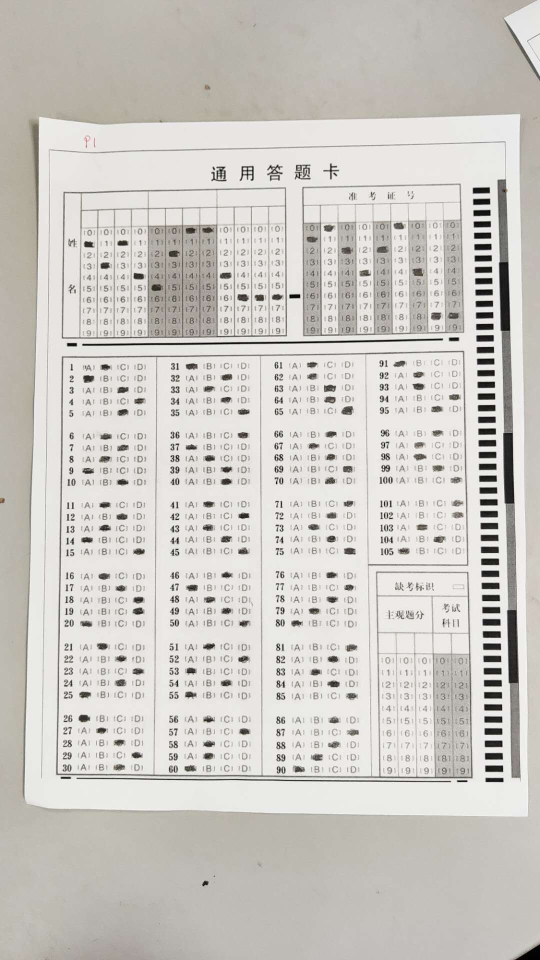
#> input picture card/1.jpg, 1080 x 1920 px (shown at 1/2 size)
$ python answerCardMain3.py   (older library calls are emulated)
#> lines starting #> are read from the running program, lines starting #| are printed output that depends on the picture; after the words box and inside, x2 and y2 are one past the last pixel; in counts of white or black regions, pixels touching at a corner belong together
#coding=utf-8
'''
file answerCardMain.py
识别答题卡主程序
'''

import cv2
import numpy as np
import os
import math
from matplotlib import pyplot as plt
from PIL import Image,ImageColor,ImageFont,ImageDraw

BASE_DIR = os.getcwd()
path_card = os.path.join(BASE_DIR,"card")
path_tmp = os.path.join(BASE_DIR,"tmp")


##在图片上添加文字
def drawXH(loc,pre):
    draw = ImageDraw.Draw(img)
    myfont = ImageFont.truetype(BASE_DIR + r'/ziti/DejaVuSans.ttf', size=40)
    mycolor = ImageColor.colormap.get('blue')
    draw.text((loc[0] , loc[1]), str(pre), font=myfont, fill=mycolor)
    return img

def drawXH2(loc,pre):
    draw = ImageDraw.Draw(img)
    myfont = ImageFont.truetype(BASE_DIR + r'/ziti/DejaVuSans.ttf', size=27)
    mycolor = ImageColor.colormap.get('blue')
    answer= ["A","B","C","D"]
    draw.text((loc[0] , loc[1]), answer[pre], font=myfont, fill=mycolor)
    return img

def StuIDRec(stuBlock,block_2,block_5,rDraw):
    ker1 = np.ones((2, 2), np.uint8)
    stuBlock1 = cv2.morphologyEx(stuBlock, cv2.MORPH_OPEN, ker1)

    ker2 = np.ones((20, 20), np.uint8)
    stuBlock2 = cv2.morphologyEx(block_2, cv2.MORPH_OPEN, ker2)

    _, contours1, hierarchy = cv2.findContours(stuBlock2, cv2.RETR_TREE, cv2.CHAIN_APPROX_SIMPLE)
    x, y, w, h = cv2.boundingRect(contours1[0])

    roi = stuBlock1[y:y+h,x-w:x+2*w]
    roi2 = block_5[y:y+h,x-w:x+2*w]

    cN = np.mean(roi, axis=0)
    cN[cN<150] = 0
    cN[cN>=150] = 1

    loca1 = []
    loca2 = []
    flag = True
    for i in range(len(cN)-1):
        flag1 = (cN[i] == 1 and cN[i+1] == 0)#下降沿
        flag2 = (cN[i] == 0 and cN[i+1] == 1)#上升沿

        if flag1 and flag:#下降沿
            loca1.append(i)
            flag = False
        if flag2 and not flag:
            loca2.append(i)
            flag = True

    num= []
    step = int((h-2) / 10)
    for j in range(len(loca1)):
        for k in range(0,10):
            blockThis = roi2[k*step+5:(k+1)*step+5,loca1[j]:loca2[j]]
            if np.sum(blockThis ) > 5000:
                num.append(k)
                cDraw = loca1[j]+50
                drawXH([cDraw+100,rDraw+30,],k)
                break

    return num

def ExamIDRec(block_2,block_5,rDraw,cBias):

    ker2 = np.ones((20, 15), np.uint8)
    stuBlock2 = cv2.morphologyEx(block_2, cv2.MORPH_OPEN, ker2)

    _, contours1, hierarchy = cv2.findContours(stuBlock2, cv2.RETR_TREE, cv2.CHAIN_APPROX_SIMPLE)

    loca1 = []
    locay = []
    locah = []
    th1 = 4
    for i in range(len(contours1)):
        x, y, w, h = cv2.boundingRect(contours1[i])
        if h > 20 and w > 20:
            locay.append(y)
            locah.append(h)
            loca1.append(x+th1)
            loca1.append(x+w-th1)

    loca1 = sorted(loca1)
    hmean = np.mean(locah)
    ymean = int(np.mean(locay))

    num = []
    step =  int((hmean) / 10)
    for j in range(len(loca1)-1):
        for k in range(10):
            blockThis=block_5[k*step+ymean:(k+1)*step+ymean,loca1[j]:loca1[j+1]]
            if np.sum(blockThis ) > 5000:
                num.append(k)
                cDraw = loca1[j] + cBias-80
                drawXH([ cDraw+80,rDraw + 40], k)
                break
    return num

def answerBlock(blockThis,block5This,xBias,yBias):
    rN = np.mean(blockThis, axis=1)
    cN = np.mean(blockThis, axis=0)
    th1 = 10
    loca = [0,len(rN),0,len(cN)]
    for r1 in range(len(rN)):
        if rN[r1] > th1 :
            loca[0] = r1
            for r2 in range(len(rN)-1,-1,-1):
                if rN[r2] > th1:
                    loca[1] = r2
                    break
            break
    for c1 in range(len(cN)):
        if cN[c1] > th1 :
            loca[2] = c1
            for c2 in range(len(cN)-1,-1,-1):
                if cN[c2] > th1:
                    loca[3] = c2
                    break
            break
    roi5This = block5This[loca[0]:loca[1],loca[2]:loca[3]]

    step = (loca[1]-loca[0]+5) // 5
    step2 = (loca[3]-loca[2]+5) // 5

    th2 = 3000
    num = []
    for i in range(0,5):
        for j in range(0,4):
            thisRoiMin = roi5This[i*step:i*step+step,(j+1)*step2:(j+1)*step2+step2]
            if np.sum(thisRoiMin) > th2 :
                num.append(j)
                cDraw = xBias
                rDraw = i*step + yBias
                drawXH2([ cDraw+185,rDraw+5], j)
                break
    return num


def AnswerRec(ansBlock,blockIm5,xBias,yBias):

    ker1 = np.ones((3, 3), np.uint8)
    ansBlock = cv2.morphologyEx(ansBlock, cv2.MORPH_OPEN, ker1)
    numBlock = ansBlock.shape[0] // 130
    step = int((ansBlock.shape[0]+20) / numBlock)
    re = cv2.cvtColor(ansBlock,cv2.COLOR_GRAY2BGR)
    th = 6
    num = []
    for i in range(0,numBlock):
        re = cv2.cvtColor(ansBlock, cv2.COLOR_GRAY2BGR)
        re[i * step:i * step + step-th,:,2]=255
        blockThis = ansBlock[i*step:i*step+step-th]
        block5This = blockIm5[i*step:i*step+step-th]
        numThis = answerBlock(blockThis,block5This,xBias,yBias+i*step)
        num += numThis
    return num

# [11 lines left out: function rotate, not called in this run]


def cardProcess(img):
    print(img.shape)
#| (1920, 1080)
    _,im1 = cv2.threshold(img,220,255,cv2.THRESH_BINARY_INV)
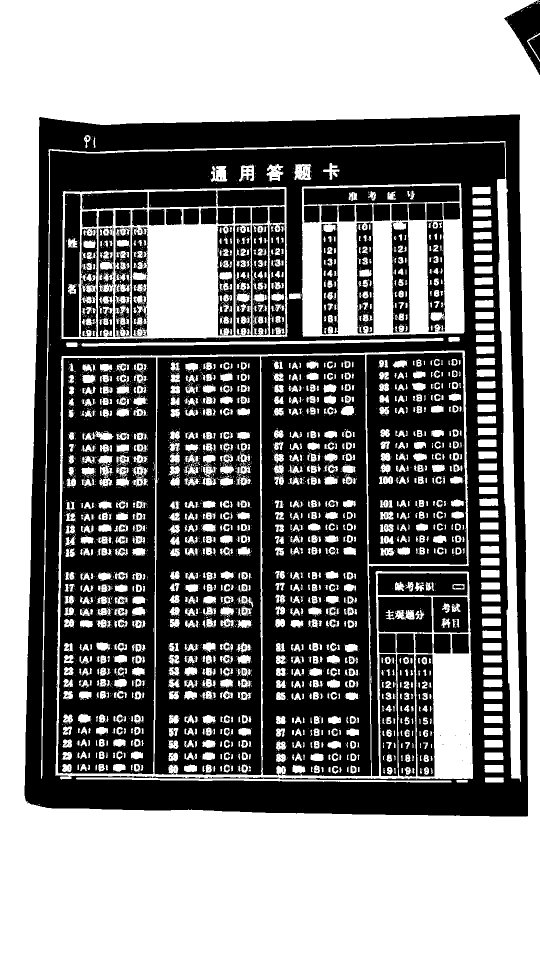
#> im1: shape (1920, 1080) (shown at 1/2 size); 52% white; 867 black regions (725 under 20 px), largest, box (x1, y1, x2, y2) and area: (49, 229, 1056, 1633) 374369, (522, 709, 742, 1552) 141876, (309, 713, 523, 1550) 134718
    _, im2 = cv2.threshold(img, 100, 255, cv2.THRESH_BINARY_INV)
#> im2: shape (1920, 1080); 3.1% white; 1587 white regions (1217 under 20 px), largest, box (x1, y1, x2, y2) and area: (1015, 1220, 1037, 1367) 2737, (1007, 865, 1029, 1008) 2642, (998, 522, 1020, 672) 2529
    im3 = cv2.adaptiveThreshold(img, 255,cv2.ADAPTIVE_THRESH_GAUSSIAN_C ,cv2.THRESH_BINARY_INV,31,5)
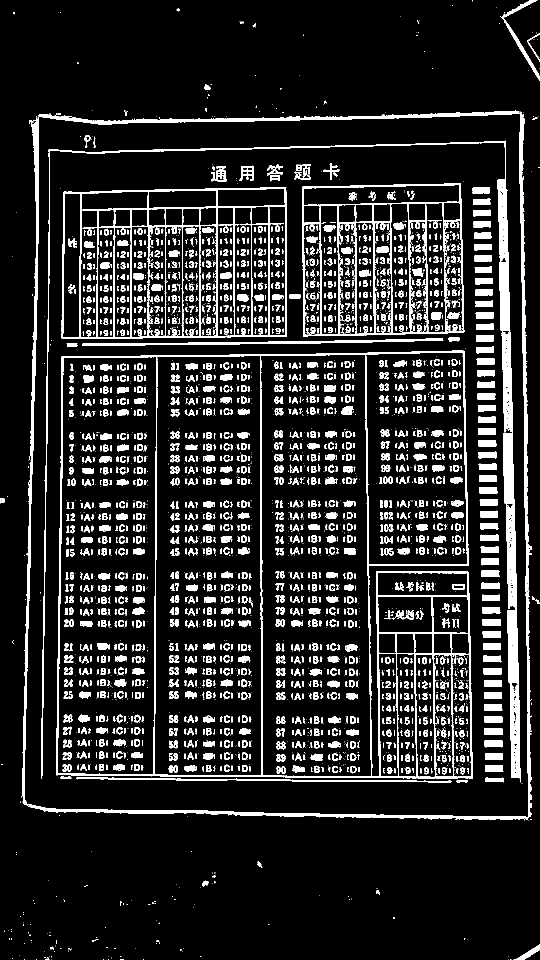
#> im3: shape (1920, 1080) (shown at 1/2 size); 13.1% white; 3903 white regions (1870 under 20 px), largest, box (x1, y1, x2, y2) and area: (44, 221, 1064, 1641) 27422, (82, 282, 1042, 1565) 25989, (112, 701, 946, 1557) 25729
    ker1 = np.ones((3,8),np.uint8)
    im4 = cv2.morphologyEx(im3,cv2.MORPH_OPEN,ker1)
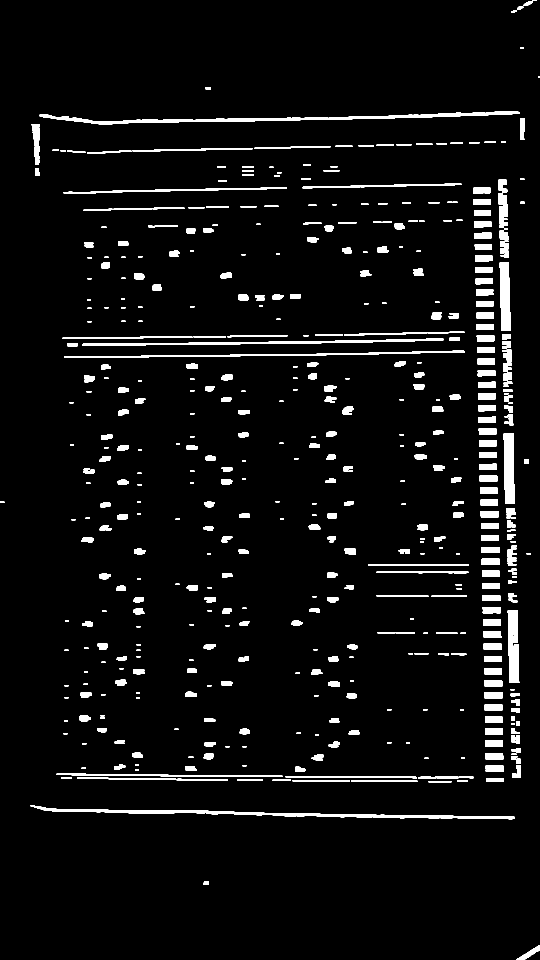
#> im4: shape (1920, 1080) (shown at 1/2 size); 5% white; 482 white regions (1 under 20 px)
    im5 = np.zeros_like(im4)
    im_result = cv2.cvtColor(img,cv2.COLOR_GRAY2BGR)
    _,contours1, hierarchy = cv2.findContours(im4,cv2.RETR_TREE,cv2.CHAIN_APPROX_SIMPLE)
#> contours1 = 503 contours, 181 with area under 20; largest, box (x1, y1, x2, y2) and area: (79, 222, 1040, 249) 4744, (61, 1610, 1029, 1639) 4356, (1015, 1220, 1039, 1366) 2648, (1007, 866, 1030, 1007) 2578, (165, 677, 887, 692) 2498
    for i in range(0,len(contours1)):
        x,y,w,h = cv2.boundingRect(contours1[i])

        block=im4[y:y+h,x:x+w]
        if 6<h<30 and 10<w<40:
            im5[y:y + h, x:x + w] = im4[y:y + h, x:x + w]
            im_result[y:y + h, x:x + w, 2] = 255
#> this loop made 503 passes
#> (x, y, w, h) on passes 1 to 3: (1032, 1891, 48, 29), (406, 1762, 12, 8), (61, 1610, 968, 29)
#> pass 1, in cardProcess, `block=im4[y:y+h,x:x+w]`:
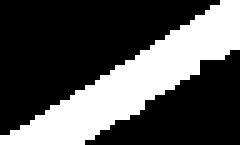
#> block: shape (29, 48) (shown 5 times larger); 32.3% white; 1 white region, box (x1, y1, x2, y2) and area: (0, 0, 48, 29) 449
#> after the loop:
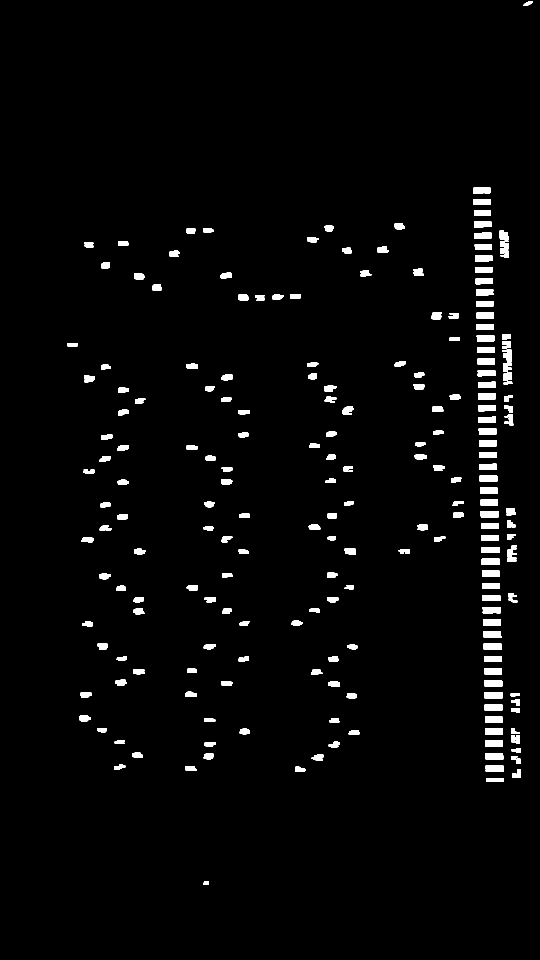
#> im5: shape (1920, 1080) (shown at 1/2 size); 2.5% white; 212 white regions (1 under 20 px)
#> after the loop:
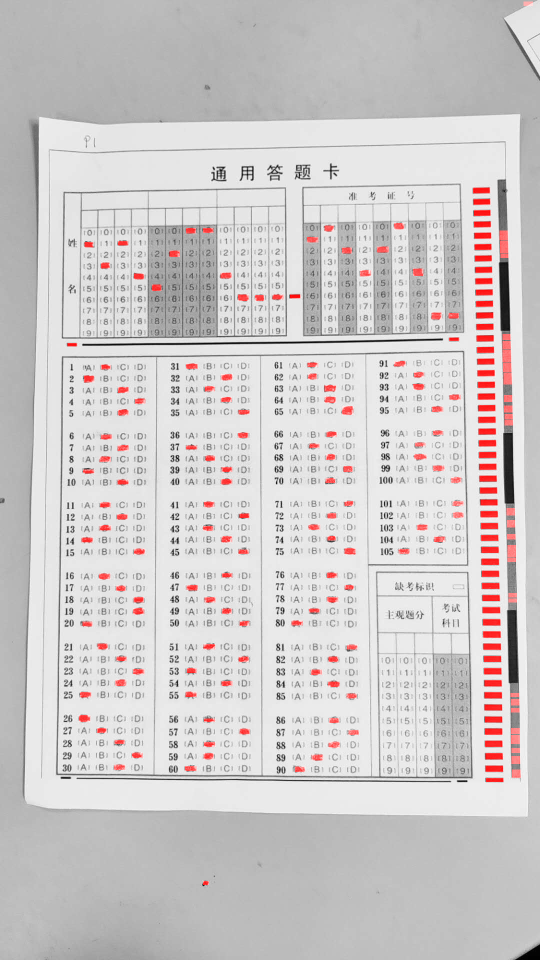
#> im_result: shape (1920, 1080, 3) (shown at 1/2 size); mean B, G, R 201.7, 201.7, 206.6

    _, contours2, hierarchy = cv2.findContours(im3, cv2.RETR_TREE, cv2.CHAIN_APPROX_SIMPLE)
#> contours2 = 5104 contours, 3550 with area under 20; largest, box (x1, y1, x2, y2) and area: (112, 701, 946, 1557) 682734, (521, 708, 743, 1554) 178938, (308, 711, 524, 1551) 175643, (115, 713, 313, 1550) 157584, (123, 374, 574, 678) 132404
    for i in range(0, len(contours2)):
        x, y, w, h = cv2.boundingRect(contours2[i])

        block = im3[y:y + h, x:x + w]
        block_2 = im1[y:y + h, x:x + w]
        block_5 = im5[y:y + h, x:x + w]
        #answer1
        if 800<h<900 and 180<w<250:
            block = block[5:-5, 12:-12]
            block_5 = block_5[5:-5, 12:-12]
            AnswerRec(block,block_5,x,y)

        # answer2
        if 400 < h < 500 and 180 < w < 250:
            block = block[5:-5, 12:-12]
            block_5 = block_5[5:-5, 12:-12]
            AnswerRec(block,block_5,x,y)

        #stuId
        if 280<h<350 and 440<w<540:
            stuID = StuIDRec(block,block_2,block_5,y)

        #examID
        if 280<h<350 and 300<w<360:
            ExamID = ExamIDRec( block_2, block_5,y,x)
#> this loop made 5104 passes
#> (block_2, block_5) on passes 1, 3, 4: ([[255, 255, 255]], [[0, 0, 0]]), ([[255, 255]], [[0, 0]]), ([[255, 255]], [[0, 0]])
    return 0

os.chdir(path_card)
imthis = '1.jpg'
im = cv2.imread(imthis,cv2.IMREAD_GRAYSCALE)
img = Image.open(imthis)
os.chdir(path_tmp)
cardProcess(im)
img.save("re.jpg")
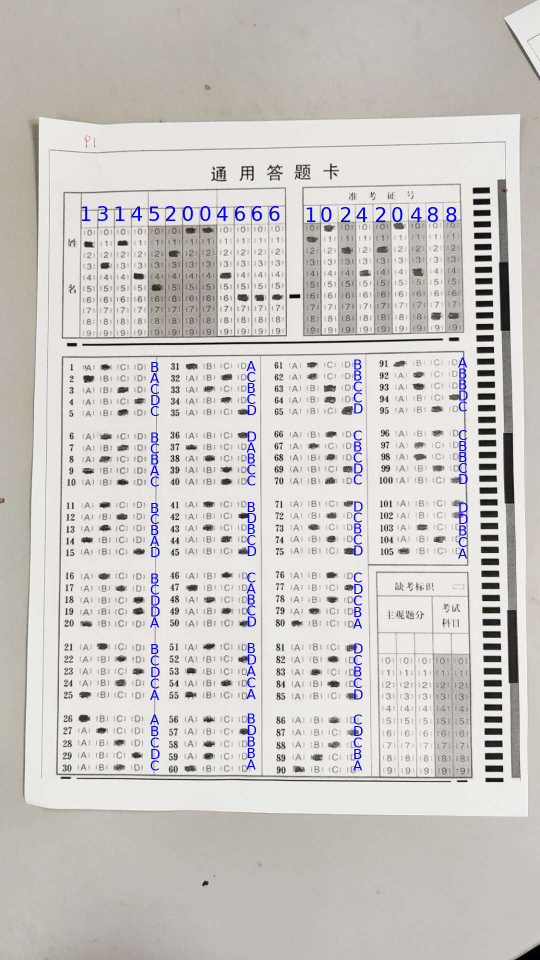
#> saved as re.jpg: PIL image 1080x1920 RGB (shown at 1/2 size); mean R, G, B 202.7, 199.4, 196.7

$ run again, with card/2.jpg copied over card/1.jpg
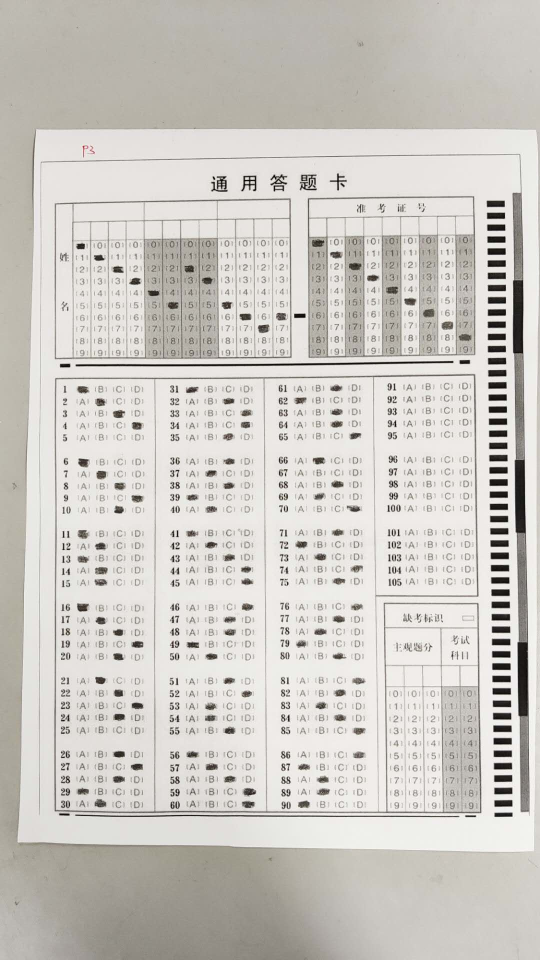
#> input picture card/2.jpg, 1080 x 1920 px (shown at 1/2 size)
#| (1920, 1080)
#> im1: shape (1920, 1080); 49% white; 5489 white regions (3936 under 20 px), largest, box (x1, y1, x2, y2) and area: (0, 0, 1080, 1920) 612123, (104, 747, 964, 1639) 68202, (614, 392, 952, 717) 54694
#> im2: shape (1920, 1080); 3.1% white; 1574 white regions (1203 under 20 px), largest, box (x1, y1, x2, y2) and area: (1030, 880, 1055, 1256) 3130, (1035, 1258, 1057, 1488) 3052, (1026, 550, 1047, 709) 2871
#> im3: shape (1920, 1080); 13.5% white; 4967 white regions (2862 under 20 px), largest, box (x1, y1, x2, y2) and area: (77, 307, 1059, 1632) 26423, (108, 748, 963, 1627) 26098, (27, 248, 1080, 1710) 26018
#> im4: shape (1920, 1080); 4.7% white; 507 white regions
#> contours1 = 528 contours, 201 with area under 20; largest, box (x1, y1, x2, y2) and area: (73, 251, 1074, 259) 4344, (38, 1685, 718, 1704) 3202, (1036, 1284, 1058, 1432) 2845, (1030, 920, 1053, 1066) 2766, (152, 722, 908, 733) 2740
#> the loop in cardProcess, `for i in range(0,len(contours1)):` made 528 passes
#> (x, y, w, h) on passes 1 to 3: (721, 1698, 346, 11), (38, 1685, 680, 19), (911, 1632, 8, 3)
#> after the loop in cardProcess, `for i in range(0,len(contours1)):`:
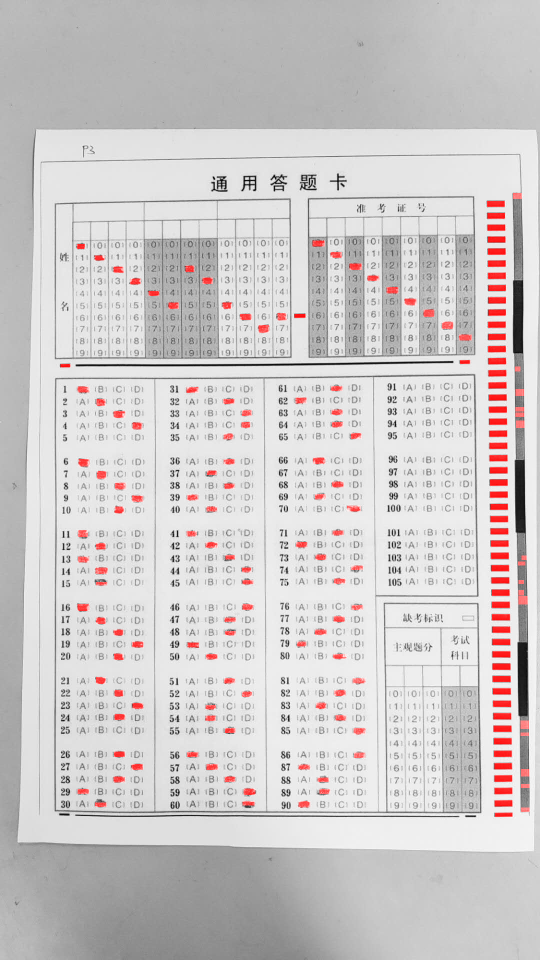
#> im_result: shape (1920, 1080, 3) (shown at 1/2 size); mean B, G, R 201.7, 201.7, 206.4
#> contours2 = 6250 contours, 4561 with area under 20; largest, box (x1, y1, x2, y2) and area: (108, 748, 963, 1627) 729326, (528, 753, 757, 1624) 190304, (309, 756, 533, 1624) 189676, (111, 757, 311, 1624) 170234, (109, 396, 584, 719) 149163
#> the loop in cardProcess, `for i in range(0, len(contours2)):` made 6250 passes
#> (block, block_2, block_5) on passes 1 to 3: ([255], [255], [0]), ([255], [255], [0]), ([255], [255], [0])
#> `img.save("re.jpg")`:
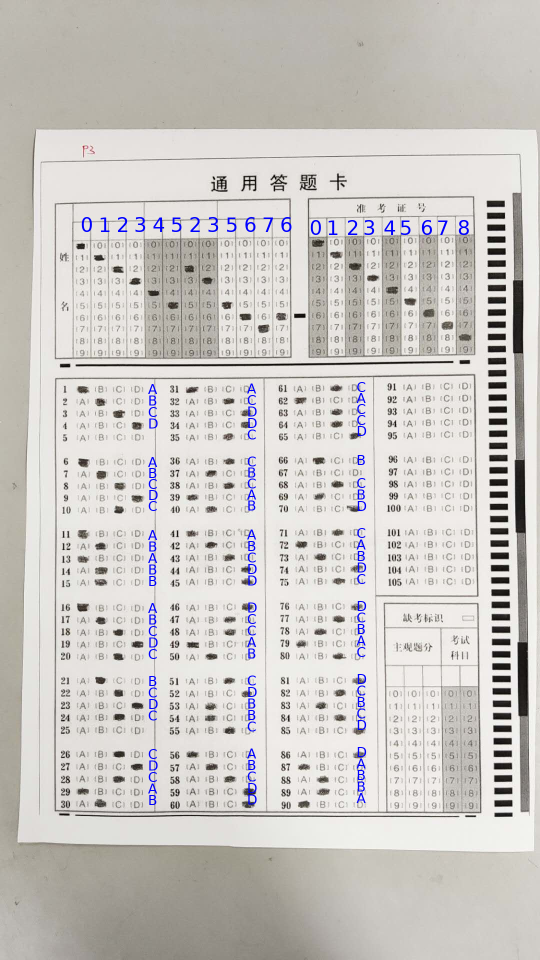
#> saved as re.jpg: PIL image 1080x1920 RGB (shown at 1/2 size); mean R, G, B 203.1, 199.8, 196.3
